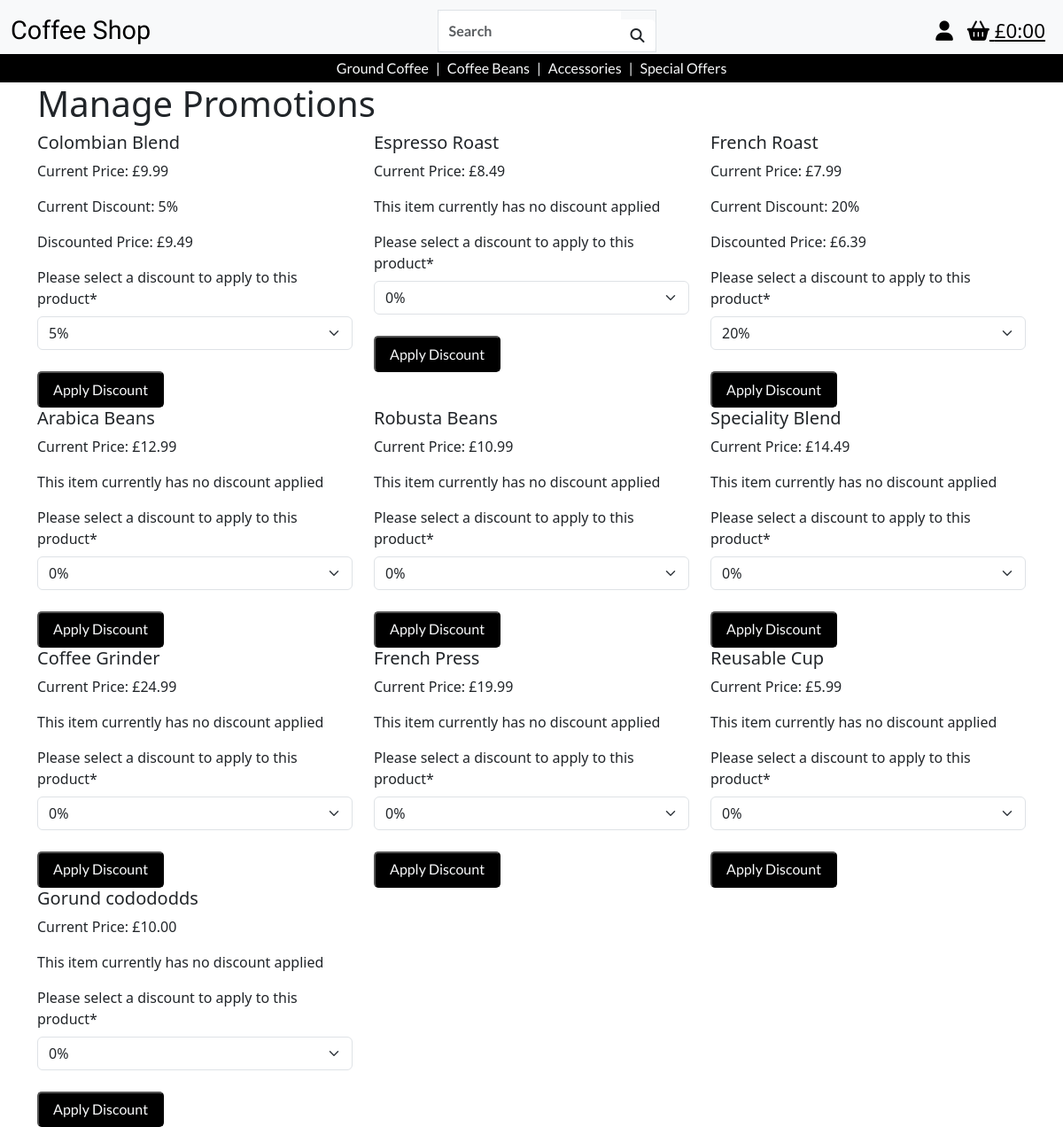
/promotions/ (signed in), run on the app's committed database.
### products/models.py (models this page shows, shortened)
class Product(models.Model):
    category = models.ForeignKey(
        'Category', null=True, blank=True, on_delete=models.SET_NULL)
    sku = models.CharField(max_length=254, null=True, blank=True, unique=True)
    product_name = models.CharField(max_length=254)
    description = models.TextField()
    price = models.DecimalField(max_digits=6, decimal_places=2)
    image_url = models.URLField(max_length=1024, null=True, blank=True)
    image = models.ImageField(null=True, blank=True)

### promotions/models.py (models this page shows, shortened)
class Discount(models.Model):
    product = models.OneToOneField(Product, on_delete=models.CASCADE, related_name='discount', primary_key=True)
    percentage = models.PositiveIntegerField(validators=[MaxValueValidator(50)])
    def apply_discount(self, price):
        discounted_price = price - (price * self.percentage / 100)
        return round(discounted_price, 2)

### promotions/views.py (the view)
# urls.py: path('', views.manage_promotions, name='manage_promotions'),
@login_required
def manage_promotions(request):
    if request.method == "POST":
        product_id = request.POST.get('product_id')
        discount_percentage = request.POST.get('percentage')
        product = get_object_or_404(Product, pk=product_id)
        if int(discount_percentage) == 0:
            Discount.objects.filter(product=product).delete()
        else:
            Discount.objects.update_or_create(
                product=product,
                defaults={'percentage': int(discount_percentage)}
            )
        return redirect('manage_promotions')
    else:
        products = Product.objects.all()
        discounts = {}
        for discount in Discount.objects.all():
            discounts[discount.product_id] = discount
        product_data = []
        for product in products:
            discount = discounts.get(product.id)
            form = DiscountForm(instance=discount)
            discounted_price = (
                discount.apply_discount(product.price) if discount else None
            )
            product_data.append({
                'product': product,
                'form': form,
                'discounted_price': discounted_price,
            })
        context = {'product_data': product_data}
        return render(request, 'promotions/manage_promotions.html', context)

### bag/contexts.py (called while the page is built, shortened)
def bag_contents(request):
    bag_items = []
    total = 0
    product_count = 0
    bag = request.session.get('bag', {})
    if total < settings.FREE_DELIVERY_THRESHOLD:
        delivery = total * Decimal(settings.STANDARD_DELIVERY_PERCENTAGE / 100)
        free_delivery_delta = settings.FREE_DELIVERY_THRESHOLD - total
    else:
        delivery = 0
        free_delivery_delta = 0
    grand_total = delivery + total
    context = {
        'bag_items' : bag_items,
        'total' : total,
        'product_count' : product_count,
        'delivery': delivery,
        'free_delivery_delta' : free_delivery_delta,
        'free_delivery_threshold' : settings.FREE_DELIVERY_THRESHOLD,
        'grand_total' : grand_total,
    }
    return context

### promotions/templates/promotions/manage_promotions.html (shortened to what this page needs)
{% extends 'base.html' %}
{% block content %}
<div class="container">
    <h1>Manage Promotions</h1>
    <div class="row">
        {% for item in product_data %}
            <div class="col-md-4">
                <div class="">
                        <h5 class="">{{ item.product.product_name }}</h5>
                        <p>Current Price: £{{ item.product.price }}</p>
                        {% if item.discounted_price %}
                            <p>Current Discount: {{ item.product.discount.percentage }}%</p>
                            <p>Discounted Price: £{{ item.discounted_price }}</p>
                        {% else %}
                            <p>This item currently has no discount applied</p>
                        {% endif %}
                        <form method="post">
                            {{ item.form|crispy }}
                            <button type="submit" class="mt-2">Apply Discount</button>
                        </form>
                </div>
            </div>
        {% endfor %}
    </div>
</div>
{% endblock %}

### static/css/base.css (style rules this page uses)
button, .button { color: #f8f9fa; font-family: "lato", sans-serif; font-weight: 400; text-decoration: none; background-color: black; padding: 0.4rem 1rem; border-radius: 5px; margin-top: 10px; }

### data on the page
Product: product.product_name "Colombian Blend", product.price "9.99", product.discount.percentage "5", discounted_price "9.49", percentage "5%"
Product: product.product_name "Espresso Roast", product.price "8.49", shows "This item currently has no discount applied"
Product: product.product_name "French Roast", product.price "7.99", product.discount.percentage "20", discounted_price "6.39", percentage "20%"
Product: product.product_name "Arabica Beans", product.price "12.99", shows "This item currently has no discount applied"
Product: product.product_name "Robusta Beans", product.price "10.99", shows "This item currently has no discount applied"
Product: product.product_name "Speciality Blend", product.price "14.49", shows "This item currently has no discount applied"
Product: product.product_name "Coffee Grinder", product.price "24.99", shows "This item currently has no discount applied"
Product: product.product_name "French Press", product.price "19.99", shows "This item currently has no discount applied"
Product: product.product_name "Reusable Cup", product.price "5.99", shows "This item currently has no discount applied"
Product: product.product_name "Gorund codododds", product.price "10.00", shows "This item currently has no discount applied"
